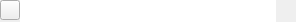
              <widget class="QFrame" name="bottomBar">
               <property name="minimumSize">
                <size>
                 <width>0</width>
                 <height>22</height>
                </size>
               </property>
               <property name="maximumSize">
                <size>
                 <width>16777215</width>
                 <height>22</height>
                </size>
               </property>
               <property name="frameShape">
                <enum>QFrame::NoFrame</enum>
               </property>
               <property name="frameShadow">
                <enum>QFrame::Raised</enum>
               </property>
               <layout class="QHBoxLayout" name="horizontalLayout_5">
                <property name="spacing">
                 <number>0</number>
                </property>
                <property name="leftMargin">
                 <number>0</number>
                </property>
                <property name="topMargin">
                 <number>0</number>
                </property>
                <property name="rightMargin">
                 <number>0</number>
                </property>
                <property name="bottomMargin">
                 <number>0</number>
                </property>
                <item alignment="Qt::AlignLeft|Qt::AlignTop">
                 <widget class="QPushButton" name="toggleConsoleBtn">
                  <property name="sizePolicy">
                   <sizepolicy hsizetype="Fixed" vsizetype="Fixed">
                    <horstretch>0</horstretch>
                    <verstretch>0</verstretch>
                   </sizepolicy>
                  </property>
                  <property name="minimumSize">
                   <size>
                    <width>20</width>
                    <height>20</height>
                   </size>
                  </property>
                  <property name="maximumSize">
                   <size>
                    <width>20</width>
                    <height>20</height>
                   </size>
                  </property>
                  <property name="cursor">
                   <cursorShape>PointingHandCursor</cursorShape>
                  </property>
                  <property name="toolTip">
                   <string/>
                  </property>
                  <property name="text">
                   <string/>
                  </property>
                  <property name="icon">
                   <iconset resource="resources.qrc">
                    <normaloff>:/icons/images/icons/cil-caret-right.png</normaloff>:/icons/images/icons/cil-caret-right.png</iconset>
                  </property>
                  <property name="iconSize">
                   <size>
                    <width>20</width>
                    <height>20</height>
                   </size>
                  </property>
                 </widget>
                </item>
                <item>
                 <widget class="QTextEdit" name="upload_status">
                  <property name="frameShape">
                   <enum>QFrame::NoFrame</enum>
                  </property>
                  <property name="frameShadow">
                   <enum>QFrame::Plain</enum>
                  </property>
                  <property name="lineWidth">
                   <number>0</number>
                  </property>
                  <property name="verticalScrollBarPolicy">
                   <enum>Qt::ScrollBarAsNeeded</enum>
                  </property>
                  <property name="horizontalScrollBarPolicy">
                   <enum>Qt::ScrollBarAlwaysOff</enum>
                  </property>
                  <property name="undoRedoEnabled">
                   <bool>false</bool>
                  </property>
                  <property name="readOnly">
                   <bool>true</bool>
                  </property>
                  <property name="textInteractionFlags">
                   <set>Qt::TextSelectableByKeyboard|Qt::TextSelectableByMouse</set>
                  </property>
                 </widget>
                </item>
                <item alignment="Qt::AlignRight|Qt::AlignBottom">
                 <widget class="QFrame" name="frame_size_grip">
                  <property name="sizePolicy">
                   <sizepolicy hsizetype="Fixed" vsizetype="Fixed">
                    <horstretch>0</horstretch>
                    <verstretch>0</verstretch>
                   </sizepolicy>
                  </property>
                  <property name="minimumSize">
                   <size>
                    <width>20</width>
                    <height>20</height>
                   </size>
                  </property>
                  <property name="maximumSize">
                   <size>
                    <width>20</width>
                    <height>16777215</height>
                   </size>
                  </property>
                  <property name="frameShape">
                   <enum>QFrame::NoFrame</enum>
                  </property>
                  <property name="frameShadow">
                   <enum>QFrame::Raised</enum>
                  </property>
                 </widget>
                </item>
               </layout>
              </widget>
